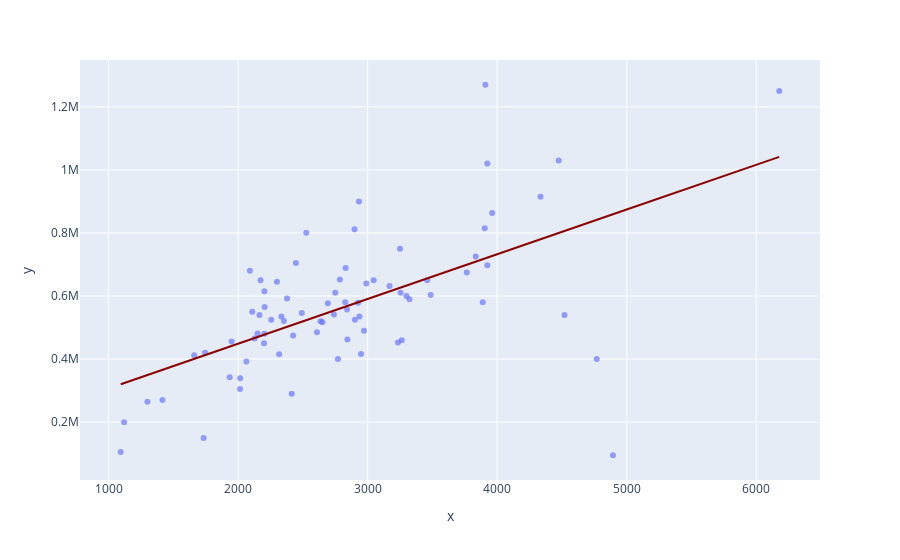

Source (notebook cell):
### Code cell
import plotly.io as pio
import plotly.offline as py
import plotly.express as px

# Plot with Plotly Express
fig = px.scatter(x=X_train['area'], y=y_train, opacity=0.65, 
                trendline='ols', trendline_color_override='darkred');

fig.show()
